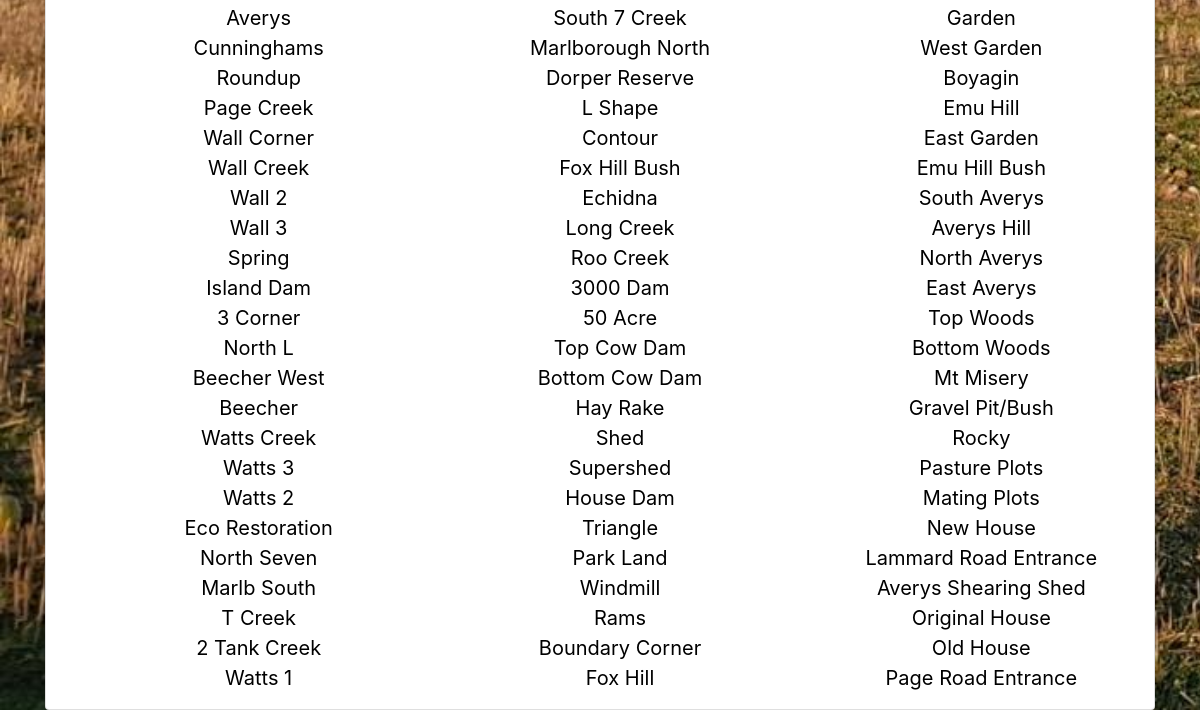
The page / (signed in, lower part) on the database as committed earlier.
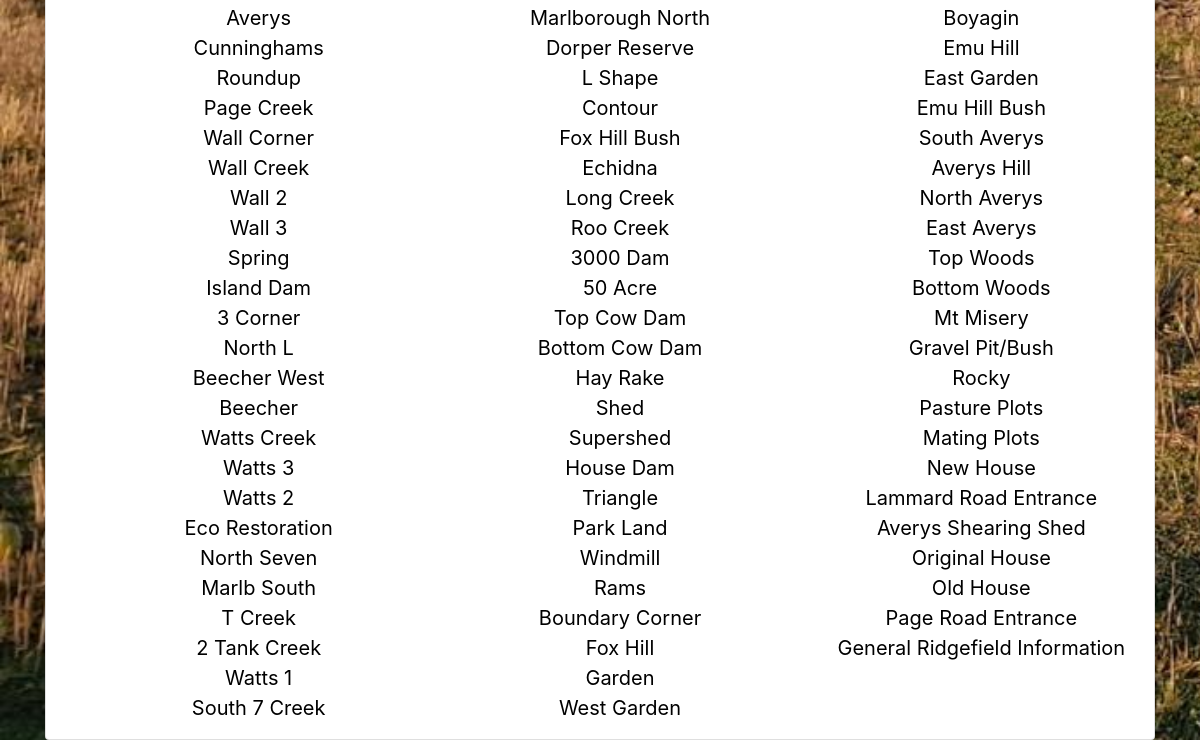
The same page on the database as committed later.
### files/models.py (models this page shows, shortened)
class Paddock(models.Model):
    name = models.CharField(max_length=50)

### core/views.py (the view)
# urls.py: path('', views.index, name="index"),
@login_required(login_url='accounts/login')
def index(request):
    paddocks = Paddock.objects.all()
    files = File.objects.all()[0:5]
    context = {'paddocks': paddocks, 'files': files}
    return render(request, 'core/index.html', context)

### core/templates/core/index.html (shortened to what this page needs)
{% extends "main.html" %}
{% load static %}
{% block content %}
<div class="container">
  <div class="card shadowed">
    <div id="map-container">
      <span class="text1">
        <ul style="columns: 3;
      -webkit-columns: 3;
      -moz-columns: 3; list-style-type: none;">
      {% for paddock in paddocks %}
      <li></li><a style="font-size:20px; color:black;
      border-radius: 10%;" href="{% url 'browse' paddock.id %}">{{paddock.name}}</a></li>
      {% endfor %}</ul>
      </span>
    </div>
  </div>
</div>
{% endblock %}

Rows that differ between the two databases and show on the page:
added Paddock: name "General Ridgefield Information"
